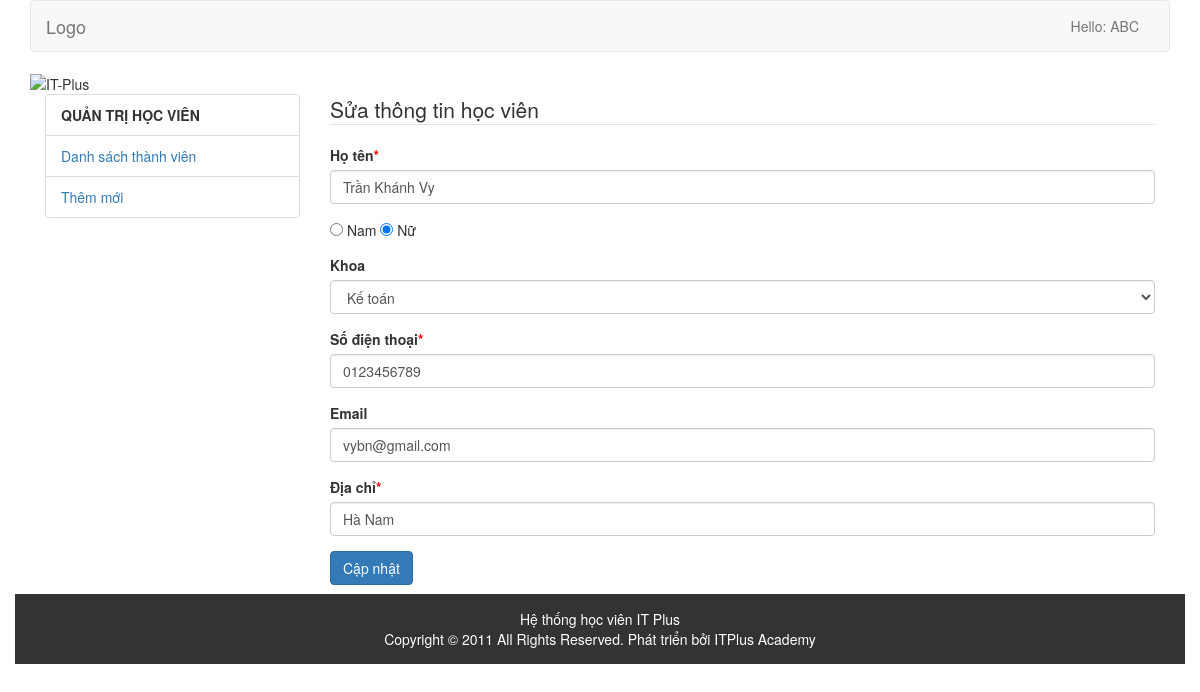
Screenshot of /mvc_sql/index.php?page=edit_member&id=17 with the database file from the repository.
### tables this page shows
CREATE TABLE `tbl_student` (
  `id` int(11) NOT NULL,
  `facultys_id` int(11) NOT NULL,
  `name` varchar(50) NOT NULL,
  `phone` char(11) NOT NULL,
  `email` varchar(30) NOT NULL,
  `addres` varchar(100) NOT NULL,
  `gender` tinyint(4) NOT NULL,
  `create_at` datetime DEFAULT current_timestamp(),
  `stt` tinyint(4) DEFAULT 1
);

### mvc_sql/controller/student_c.php (called while the page is built, shortened)
<?php
    include_once 'model/student_m.php';
    class student_c extends student_m
    {
        private $student ;
        function __construct()
        {
            $this->student = new student_m();
        }
        public function updateInfoStd(){
            $info = $this->student->getStudentUpdate();
            $listFaculty = $this->student->getFaculty();
            include_once 'views/edit_member.php';
            $this->student->updateStd();
        }
    }
?>

### mvc_sql/config/myconfig.php (called while the page is built, shortened)
<?php
    class Connect
    {
        protected $conn = null ;
        protected function __construct()
        {
            $this->conn = mysqli_connect(self::host , self::user , self::pass, self::dbname) or die("Can't connect database");
            if($this->conn){
                mysqli_set_charset($this->conn , 'utf8');
            }else{
                echo "Can't connect database!" ;
            }
        }
        protected function selectQuery($sql){
           $result = array();
           $query = mysqli_query($this->conn ,$sql);
           while($row = mysqli_fetch_assoc($query)){
            $result[] = $row ;
           }
           return $result;
        }
    }
?>

### mvc_sql/model/student_m.php (called while the page is built, shortened)
<?php
    include_once 'config/myconfig.php';
    class student_m extends Connect
    {
        protected function getFaculty(){
            $sql = "SELECT `id`, `title`, `stt` FROM `tbl_faculty` WHERE `stt` = 1";
            return $this->selectQuery($sql);
        }
        protected function getStudentUpdate(){
            if(isset($_GET['id'])){
                $id = $_GET['id'];
                $sql = "SELECT tbl_student.id AS 'idstd', tbl_student.facultys_id , tbl_student.name , tbl_student.phone , tbl_student.email, tbl_student.addres, tbl_student.gender ,tbl_faculty.id AS 'idfaculty' , tbl_faculty.title FROM tbl_student , tbl_faculty WHERE tbl_student.facultys_id = tbl_faculty.id AND tbl_student.id = $id";
                return $this->selectQuery($sql);
            }
        }
    }
?>

### mvc_sql/views/edit_member.php (the view, shortened to what this page needs)
<form action="" method="POST" role="form">
	<legend>Sửa thông tin học viên</legend>
	<div class="form-group">
		<label for="">Họ tên<span style="color: red;">*</span></label>
		<input type="text" required class="form-control" name="name" value="<?=$info[0]['name']?>" />
	</div>
	<div class="form-group">
		<input type="radio" id="gender" <?php if($info[0]['gender'] == 1) echo "checked";?> name="gender" value="1"> Nam
		<input type="radio" id="gender" <?php if($info[0]['gender'] == 0) echo "checked";?> name="gender" value="0"> Nữ
	</div>
	<div class="form-group">
		<label for="">Khoa</label>
		<select name="faculty" id="" class="form-control">
			<?php
				foreach ($listFaculty as $value) {
			?>
				<option <?php if($info[0]['title'] == $value['title']) echo "selected";?> value="<?=$value['id'];?>"><?=$value['title'];?></option>
			<?php
				}
			?>
		</select>
	</div>
	<div class="form-group">
		<label for="">Số điện thoại<span style="color: red;">*</span></label>
		<input type="number" required class="form-control" name="phone" value="<?=$info[0]['phone']?>">
	</div>
	<div class="form-group">
		<label for="">Email</label>
		<input type="mail" class="form-control" name="e_mail" value="<?=$info[0]['email']?>" />
	</div>
	<div class="form-group">
		<label for="">Địa chỉ<span style="color: red;">*</span></label>
		<input type="text" required class="form-control" name="addres" value="<?=$info[0]['addres']?>"/>
	</div>
	<button type="submit" name="update_member" class="btn btn-primary">Cập nhật</button>
</form>

### rows the page displays
tbl_student: name "Trần Khánh Vy", gender "☑", phone "0123456789", e_mail "vybn@gmail.com", addres "Hà Nam"

### other values shown
form field faculty "Kế toán"
